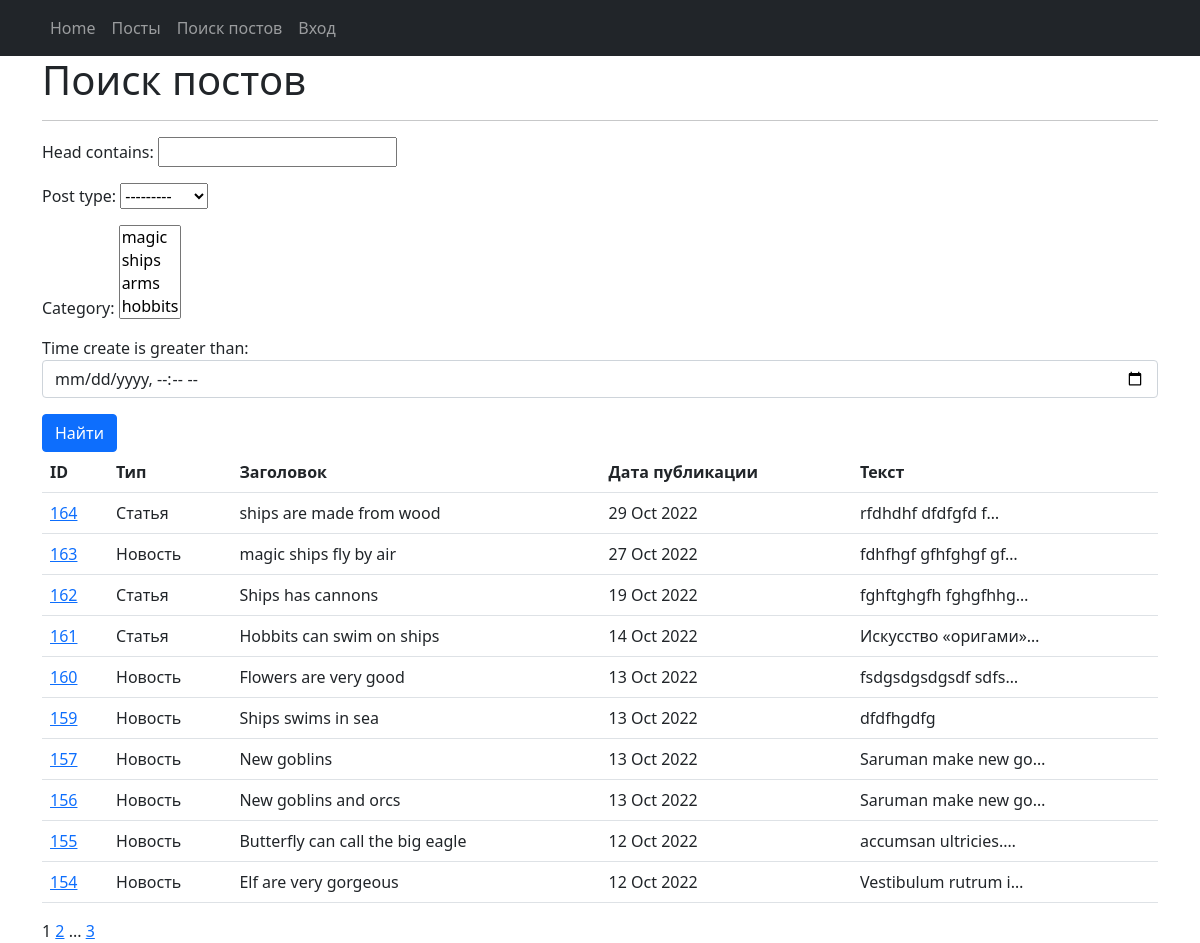
The app's page /news/search/ with its own data.
### news/models.py (models this page shows, shortened)
class Post(models.Model):
    article = 'AR'
    news = 'NW'
    POSITIONS = [
        (article, 'Статья'),
        (news, 'Новость'),
    ]
    author = models.ForeignKey('Author', on_delete=models.CASCADE)
    post_type = models.CharField(
        max_length=2, choices=POSITIONS, default=news)
    time_create = models.DateTimeField(auto_now_add=True)
    category = models.ManyToManyField(
        'Category', through='Postcategory')
    head = models.CharField(max_length=128)
    text = models.TextField(default='')
    rating = models.IntegerField(default=0)

### news/views.py (the view)
# urls.py: path('search/', NewsSearch.as_view()),
class NewsSearch(ListView):
    model = Post
    ordering = '-time_create'
    template_name = 'search.html'
    context_object_name = 'news'
    paginate_by = 10
    def get_queryset(self):
        queryset = super().get_queryset()
        self.filterset = PostFilter(self.request.GET, queryset)
        return self.filterset.qs
    def get_context_data(self, **kwargs):
        context = super().get_context_data(**kwargs)
        context['filterset'] = self.filterset
        return context

### news/models.py (called while the page is built)
    def __str__(self):
        return str(self.name)

### news/templatetags/custom_filters.py (called while the page is built)
@register.filter()
def censor(value, code='wolf'):
    len_1 = len(code)-1
    code_1 = code.lower().title()
    code_2 = code.lower()
    val_1 = value.replace(code_1, f'{code_1[0]}{len_1*"*"}').replace(code_2, f'{code_2[0]}{len_1*"*"}')
    return val_1

### news/templatetags/custom_tags.py (called while the page is built)
@register.simple_tag()
def current_time(format_string='%b %d %Y'):
    return datetime.utcnow().strftime(format_string)

@register.simple_tag(takes_context=True)
def url_replace(context, **kwargs):
    d = context['request'].GET.copy()
    for k, v in kwargs.items():
        d[k] = v
    return d.urlencode()

### templates/search.html (shortened to what this page needs)
{% extends 'flatpages/default.html' %}
{% load custom_filters %}
{% load custom_tags %}
{% block content %}
<h1>Поиск постов</h1>
   <hr>
   <form action="" method="get">
       {{ filterset.form.as_p }}
       <input type="submit" value="Найти" class="btn btn-primary" />
   </form>
{% if news %}
<table class="table">
    <tr>
        <th>ID</th>
        <th>Тип</th>
        <th>Заголовок</th>
        <th>Дата публикации</th>
        <th>Текст</th>
    </tr>
    {% for neww in news %}
    <tr>
        <td><a href="/news/{{neww.id}}"> {{neww.id }}</a></td>
        <td>{{ neww.get_post_type_display}}</td>
        <td>{{ neww.head | censor | censor:"Sword"}}</td>
        <td>{{ neww.time_create | date:'d M Y'}}</td>
        <td>{{ neww.text|truncatechars:20 }}</td>
    </tr>
    {% endfor %}
</table>
{{ page_obj.number }}
{% if page_obj.has_next %}
    <a href="?{% url_replace page=page_obj.next_page_number %}">{{ page_obj.next_page_number }}</a>
    {% if paginator.num_pages != page_obj.next_page_number %}
        ...
        <a href="?{ url_replace page=page_obj.paginator.num_pages %}">{{ page_obj.paginator.num_pages }}</a>
    {% endif %}
{% endif %}
{% else %}
    <h2>Новостей нет!</h2>
{% endif %}
{% endblock content %}

### records on screen
Post: id "164", post_type "Статья", head|censor "ships are made from wood", time_create "29 Oct 2022", text "rfdhdhf dfdfgfd f…"
Post: id "163", post_type "Новость", head|censor "magic ships fly by air", time_create "27 Oct 2022", text "fdhfhgf gfhfghgf gf…"
Post: id "162", post_type "Статья", head|censor "Ships has cannons", time_create "19 Oct 2022", text "fghftghgfh fghgfhhg…"
Post: id "161", post_type "Статья", head|censor "Hobbits can swim on ships", time_create "14 Oct 2022", text "Искусство «оригами»…"
Post: id "160", post_type "Новость", head|censor "Flowers are very good", time_create "13 Oct 2022", text "fsdgsdgsdgsdf sdfs…"
Post: id "159", post_type "Новость", head|censor "Ships swims in sea", time_create "13 Oct 2022", text "dfdfhgdfg"
Post: id "157", post_type "Новость", head|censor "New goblins", time_create "13 Oct 2022", text "Saruman make new go…"
Post: id "156", post_type "Новость", head|censor "New goblins and orcs", time_create "13 Oct 2022", text "Saruman make new go…"
Post: id "155", post_type "Новость", head|censor "Butterfly can call the big eagle", time_create "12 Oct 2022", text "accumsan ultricies.…"
Post: id "154", post_type "Новость", head|censor "Elf are very gorgeous", time_create "12 Oct 2022", text "Vestibulum rutrum i…"

### other values on screen
{{ page_obj.number }} "1"
{{ page_obj.next_page_number }} "2"
{{ page_obj.paginator.num_pages }} "3"
